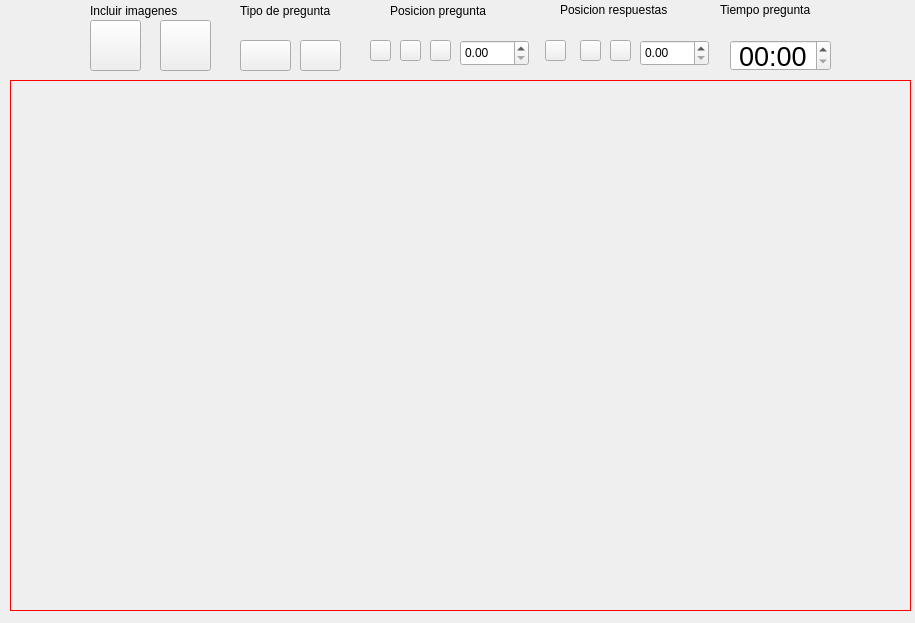
<?xml version="1.0" encoding="UTF-8"?>
<ui version="4.0">
 <class>Form</class>
 <widget class="QWidget" name="Form">
  <property name="geometry">
   <rect>
    <x>0</x>
    <y>0</y>
    <width>915</width>
    <height>623</height>
   </rect>
  </property>
  <property name="windowTitle">
   <string>Form</string>
  </property>
  <widget class="QStackedWidget" name="listWidget_panelVersion">
   <property name="geometry">
    <rect>
     <x>10</x>
     <y>80</y>
     <width>901</width>
     <height>531</height>
    </rect>
   </property>
   <property name="toolTipDuration">
    <number>0</number>
   </property>
   <property name="styleSheet">
    <string notr="true">padding:0px;
border: 1px solid red;
</string>
   </property>
   <property name="frameShape">
    <enum>QFrame::NoFrame</enum>
   </property>
   <property name="frameShadow">
    <enum>QFrame::Plain</enum>
   </property>
   <property name="currentIndex">
    <number>-1</number>
   </property>
  </widget>
  <widget class="QDoubleSpinBox" name="dSpin_pregTam">
   <property name="geometry">
    <rect>
     <x>460</x>
     <y>40</y>
     <width>69</width>
     <height>26</height>
    </rect>
   </property>
  </widget>
  <widget class="QPushButton" name="btn_pregDer">
   <property name="geometry">
    <rect>
     <x>430</x>
     <y>40</y>
     <width>21</width>
     <height>21</height>
    </rect>
   </property>
   <property name="styleSheet">
    <string notr="true">border-image: url(:/alinear/IMAGENES/alinear_derecho.png);</string>
   </property>
   <property name="text">
    <string/>
   </property>
   <property name="id" stdset="0">
    <number>2</number>
   </property>
  </widget>
  <widget class="QPushButton" name="btn_pregCen">
   <property name="geometry">
    <rect>
     <x>400</x>
     <y>40</y>
     <width>21</width>
     <height>21</height>
    </rect>
   </property>
   <property name="styleSheet">
    <string notr="true">border-image: url(:/alinear/IMAGENES/alinear_centrar.png);</string>
   </property>
   <property name="text">
    <string/>
   </property>
   <property name="id" stdset="0">
    <number>0</number>
   </property>
  </widget>
  <widget class="QPushButton" name="btn_pregIzq">
   <property name="geometry">
    <rect>
     <x>370</x>
     <y>40</y>
     <width>21</width>
     <height>21</height>
    </rect>
   </property>
   <property name="styleSheet">
    <string notr="true">border-image: url(:/alinear/IMAGENES/alinear_izquierda.png);</string>
   </property>
   <property name="text">
    <string/>
   </property>
   <property name="id" stdset="0">
    <number>1</number>
   </property>
  </widget>
  <widget class="QTimeEdit" name="timeEdit">
   <property name="geometry">
    <rect>
     <x>730</x>
     <y>40</y>
     <width>101</width>
     <height>31</height>
    </rect>
   </property>
   <property name="font">
    <font>
     <pointsize>20</pointsize>
    </font>
   </property>
   <property name="alignment">
    <set>Qt::AlignCenter</set>
   </property>
   <property name="currentSection">
    <enum>QDateTimeEdit::MinuteSection</enum>
   </property>
   <property name="displayFormat">
    <string>mm:ss</string>
   </property>
   <property name="currentSectionIndex">
    <number>0</number>
   </property>
  </widget>
  <widget class="QLabel" name="label_3">
   <property name="geometry">
    <rect>
     <x>560</x>
     <y>0</y>
     <width>141</width>
     <height>20</height>
    </rect>
   </property>
   <property name="text">
    <string>Posicion respuestas</string>
   </property>
  </widget>
  <widget class="QLabel" name="label_4">
   <property name="geometry">
    <rect>
     <x>390</x>
     <y>0</y>
     <width>141</width>
     <height>21</height>
    </rect>
   </property>
   <property name="text">
    <string>Posicion pregunta</string>
   </property>
  </widget>
  <widget class="QPushButton" name="btn_respCen">
   <property name="geometry">
    <rect>
     <x>580</x>
     <y>40</y>
     <width>21</width>
     <height>21</height>
    </rect>
   </property>
   <property name="styleSheet">
    <string notr="true">border-image: url(:/alinear/IMAGENES/alinear_centrar.png);</string>
   </property>
   <property name="text">
    <string/>
   </property>
  </widget>
  <widget class="QPushButton" name="btn_respIzq">
   <property name="geometry">
    <rect>
     <x>545</x>
     <y>40</y>
     <width>21</width>
     <height>21</height>
    </rect>
   </property>
   <property name="styleSheet">
    <string notr="true">border-image: url(:/alinear/IMAGENES/alinear_izquierda.png);</string>
   </property>
   <property name="text">
    <string/>
   </property>
  </widget>
  <widget class="QDoubleSpinBox" name="dSpin_respTam">
   <property name="geometry">
    <rect>
     <x>640</x>
     <y>40</y>
     <width>69</width>
     <height>26</height>
    </rect>
   </property>
  </widget>
  <widget class="QPushButton" name="btn_respDer">
   <property name="geometry">
    <rect>
     <x>610</x>
     <y>40</y>
     <width>21</width>
     <height>21</height>
    </rect>
   </property>
   <property name="styleSheet">
    <string notr="true">border-image: url(:/alinear/IMAGENES/alinear_derecho.png);</string>
   </property>
   <property name="text">
    <string/>
   </property>
  </widget>
  <widget class="QLabel" name="label_5">
   <property name="geometry">
    <rect>
     <x>90</x>
     <y>0</y>
     <width>141</width>
     <height>21</height>
    </rect>
   </property>
   <property name="text">
    <string>Incluir imagenes</string>
   </property>
  </widget>
  <widget class="QPushButton" name="btn_pregImag0">
   <property name="geometry">
    <rect>
     <x>90</x>
     <y>20</y>
     <width>51</width>
     <height>51</height>
    </rect>
   </property>
   <property name="styleSheet">
    <string notr="true">border-image: url(:/alinear/ICONOS/icon_preg0.png);</string>
   </property>
   <property name="text">
    <string/>
   </property>
  </widget>
  <widget class="QPushButton" name="btn_pregImag50">
   <property name="geometry">
    <rect>
     <x>160</x>
     <y>20</y>
     <width>51</width>
     <height>51</height>
    </rect>
   </property>
   <property name="styleSheet">
    <string notr="true">border-image: url(:/alinear/ICONOS/icon_preg50.png);</string>
   </property>
   <property name="text">
    <string/>
   </property>
  </widget>
  <widget class="QLabel" name="label_7">
   <property name="geometry">
    <rect>
     <x>720</x>
     <y>0</y>
     <width>121</width>
     <height>20</height>
    </rect>
   </property>
   <property name="text">
    <string>Tiempo pregunta</string>
   </property>
  </widget>
  <widget class="QPushButton" name="btn_pregAND">
   <property name="geometry">
    <rect>
     <x>240</x>
     <y>40</y>
     <width>51</width>
     <height>31</height>
    </rect>
   </property>
   <property name="styleSheet">
    <string notr="true">border-image: url(:/alinear/ICONOS/icon_and.png);</string>
   </property>
   <property name="text">
    <string/>
   </property>
  </widget>
  <widget class="QPushButton" name="btn_pregOR">
   <property name="geometry">
    <rect>
     <x>300</x>
     <y>40</y>
     <width>41</width>
     <height>31</height>
    </rect>
   </property>
   <property name="styleSheet">
    <string notr="true">border-image: url(:/alinear/ICONOS/icon_or.png);</string>
   </property>
   <property name="text">
    <string/>
   </property>
  </widget>
  <widget class="QLabel" name="label_6">
   <property name="geometry">
    <rect>
     <x>240</x>
     <y>0</y>
     <width>121</width>
     <height>21</height>
    </rect>
   </property>
   <property name="text">
    <string>Tipo de pregunta</string>
   </property>
  </widget>
 </widget>
 <resources>
  <include location="../imagenes.qrc"/>
 </resources>
 <connections/>
</ui>
